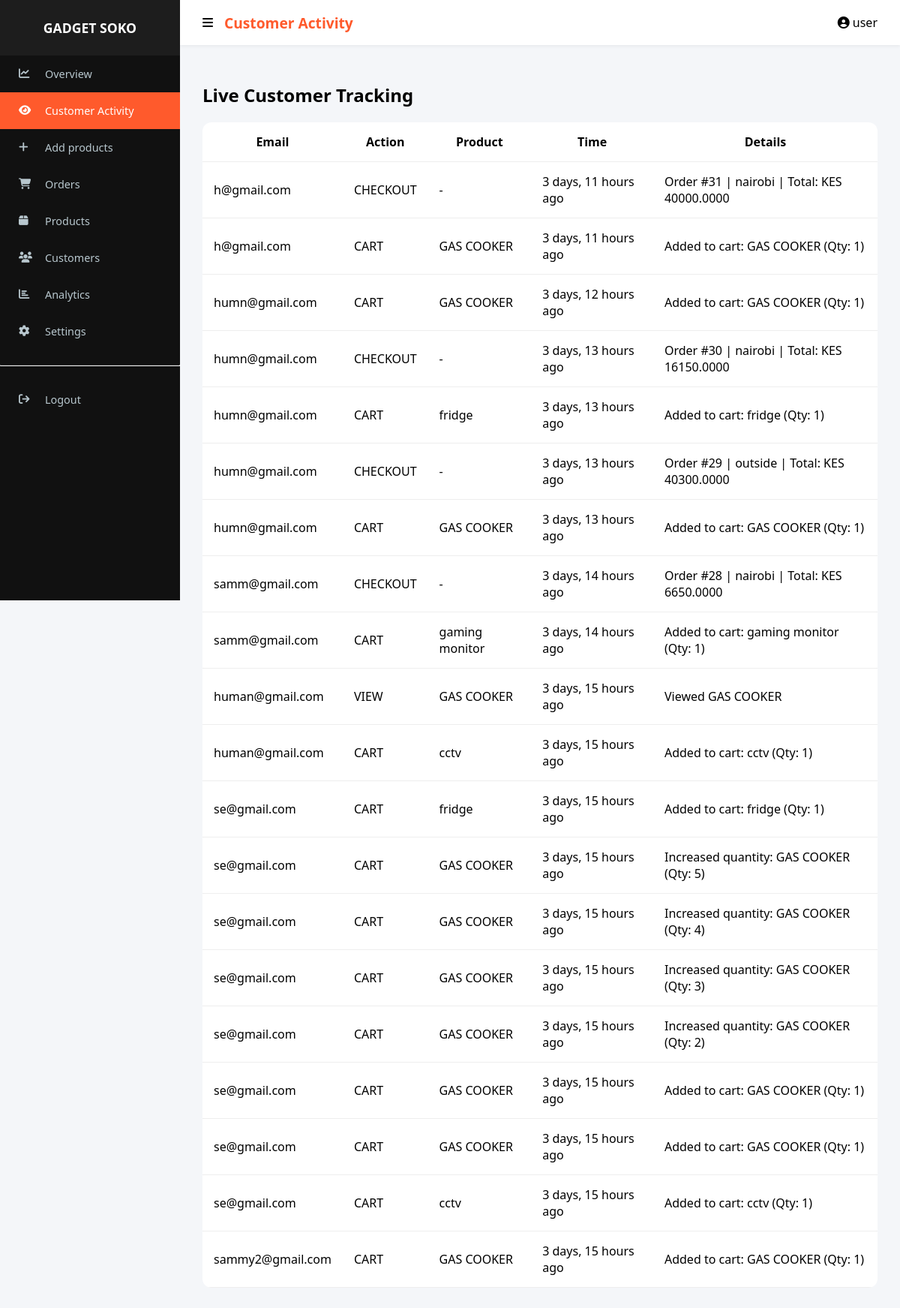
/activity/ (signed in), run on an earlier commit of the app's database.
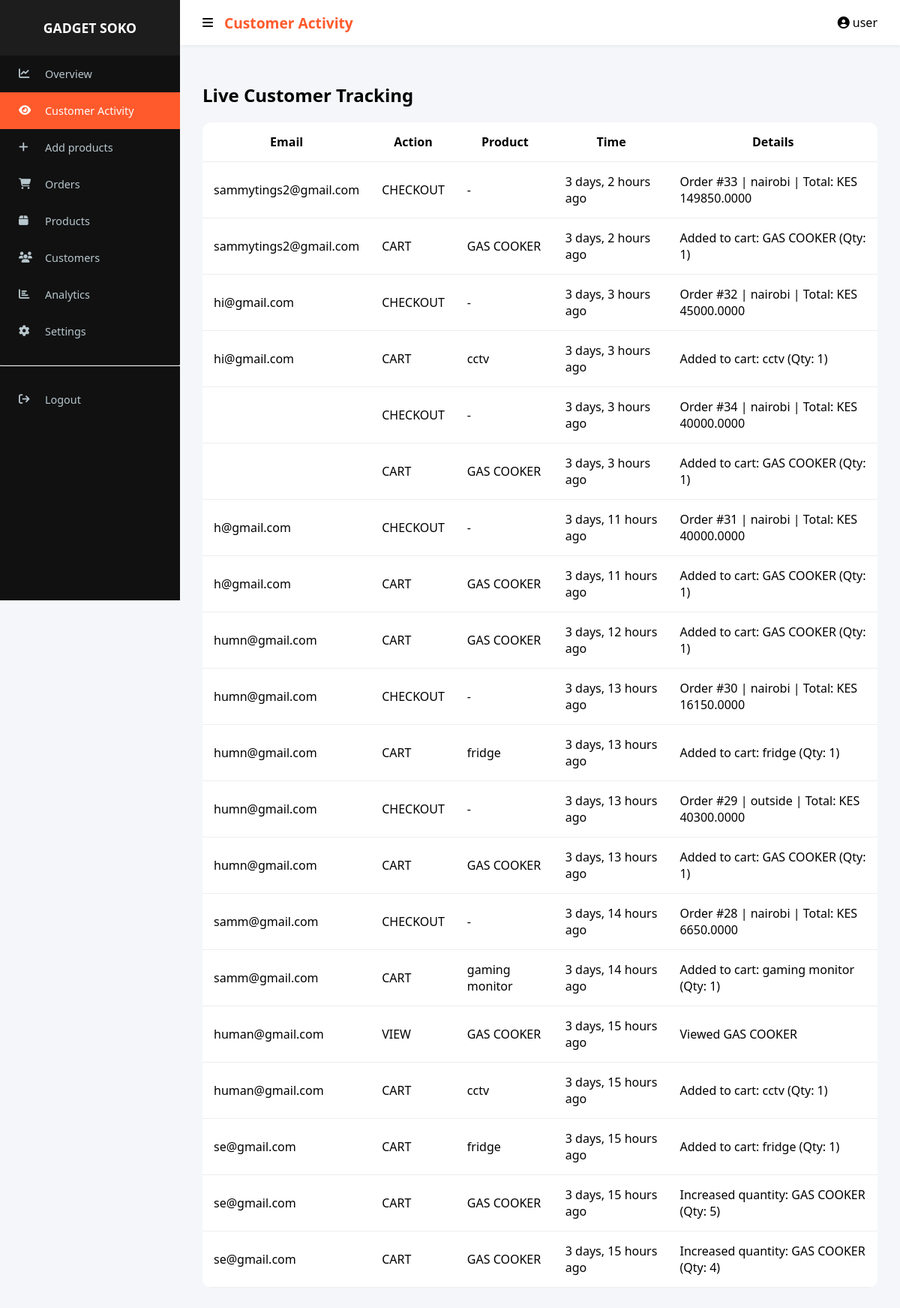
And on a later commit of the database.
### app/models.py (models this page shows, shortened)
class UserActivity(models.Model):
    user = models.ForeignKey(User, on_delete=models.CASCADE)
    action = models.CharField(max_length=20)
    product = models.ForeignKey(Product, on_delete=models.SET_NULL, null=True, blank=True)
    timestamp = models.DateTimeField(auto_now_add=True)
    extra_info = models.TextField(blank=True, null=True)

class Product(models.Model):
    name = models.CharField(max_length=255)
    price = models.DecimalField(max_digits=10, decimal_places=2)
    discount = models.DecimalField(max_digits=4, decimal_places=2, default=0)
    shipping_fee = models.DecimalField(max_digits=10, decimal_places=2, default=0.00)
    stock = models.IntegerField()
    category = models.ForeignKey(Category, on_delete=models.CASCADE, related_name="products")
    brand = models.ForeignKey(Brand, on_delete=models.CASCADE, related_name='products', null=True, blank=True)
    image = models.ImageField(upload_to='products/', null=True, blank=True)
    specifications = models.TextField(blank=True)
    views = models.IntegerField(default=0)
    created_at = models.DateTimeField(auto_now_add=True)
    updated_at = models.DateTimeField(auto_now=True)
    discount_duration_hours = models.PositiveIntegerField(default=0)
    discount_start_time = models.DateTimeField(null=True, blank=True)

### app/views.py (the view)
# urls.py: path('activity/', views.activity_view, name='activity'),
@staff_member_required
def activity_view(request):
    activity_logs = UserActivity.objects.select_related('user', 'product').order_by('-timestamp')[:20]
    for log in activity_logs:
        latest_order = Order.objects.filter(user=log.user).order_by('-created_at').first()
        log.last_order_status = latest_order.status if latest_order else "Browsing Only"
    context = {
        "customer_activity": activity_logs,
    }
    return render(request, "activity.html", context)

### app/context_processors.py (called while the page is built)
def cart_count(request):
    count = 0
    if request.user.is_authenticated:
        result = CartItem.objects.filter(user=request.user).aggregate(
            total=Sum('quantity')
        )
        count = result['total'] or 0
    return {'cart_count': count}

### app/templates/activity.html (shortened to what this page needs)
{% extends "baseadmin.html" %}
{% block header %}Customer Activity{% endblock %}
{% block content %}
<h2>Live Customer Tracking</h2>
<div class="table-container">
    <table>
        <thead>
            <tr>
                <th>Email</th><th>Action</th><th>Product</th><th>Time</th><th>Details</th>
            </tr>
        </thead>
        <tbody>
            {% for log in customer_activity %}
            <tr>
                <td>{{ log.user.email }}</td>
                <td>{{ log.action }}</td>
                <td>{{ log.product.name|default:"-" }}</td>
                <td>{{ log.timestamp|timesince }} ago</td>
                <td>{{ log.extra_info }}</td>
            </tr>
            {% empty %}
            <tr><td colspan="5" style="text-align:center;">No activity found</td></tr>
            {% endfor %}
        </tbody>
    </table>
</div>
{% endblock %}

What changed in the data, as far as the page shows it:
no longer on this page (row unchanged): UserActivity: user.email "se@gmail.com", action "CART", product.name "GAS COOKER", timestamp "3 days, 15 hours", extra_info "Increased quantity: GAS COOKER (Qty: 3)"
no longer on this page (row unchanged): UserActivity: user.email "se@gmail.com", action "CART", product.name "GAS COOKER", timestamp "3 days, 15 hours", extra_info "Increased quantity: GAS COOKER (Qty: 2)"
no longer on this page (row unchanged): UserActivity: user.email "se@gmail.com", action "CART", product.name "GAS COOKER", timestamp "3 days, 15 hours", extra_info "Added to cart: GAS COOKER (Qty: 1)"
no longer on this page (row unchanged): UserActivity: user.email "se@gmail.com", action "CART", product.name "GAS COOKER", timestamp "3 days, 15 hours", extra_info "Added to cart: GAS COOKER (Qty: 1)"
no longer on this page (row unchanged): UserActivity: user.email "se@gmail.com", action "CART", product.name "cctv", timestamp "3 days, 15 hours", extra_info "Added to cart: cctv (Qty: 1)"
no longer on this page (row unchanged): UserActivity: user.email "sammy2@gmail.com", action "CART", product.name "GAS COOKER", timestamp "3 days, 15 hours", extra_info "Added to cart: GAS COOKER (Qty: 1)"
added UserActivity: user.email "sammytings2@gmail.com", action "CHECKOUT", product.name "-", timestamp "3 days, 2 hours", extra_info "Order #33 | nairobi | Total: KES 149850.0000"
added UserActivity: user.email "sammytings2@gmail.com", action "CART", product.name "GAS COOKER", timestamp "3 days, 2 hours", extra_info "Added to cart: GAS COOKER (Qty: 1)"
added UserActivity: user.email "hi@gmail.com", action "CHECKOUT", product.name "-", timestamp "3 days, 3 hours", extra_info "Order #32 | nairobi | Total: KES 45000.0000"
added UserActivity: user.email "hi@gmail.com", action "CART", product.name "cctv", timestamp "3 days, 3 hours", extra_info "Added to cart: cctv (Qty: 1)"
added UserActivity: action "CHECKOUT", product.name "-", timestamp "3 days, 3 hours", extra_info "Order #34 | nairobi | Total: KES 40000.0000"
added UserActivity: action "CART", product.name "GAS COOKER", timestamp "3 days, 3 hours", extra_info "Added to cart: GAS COOKER (Qty: 1)"
